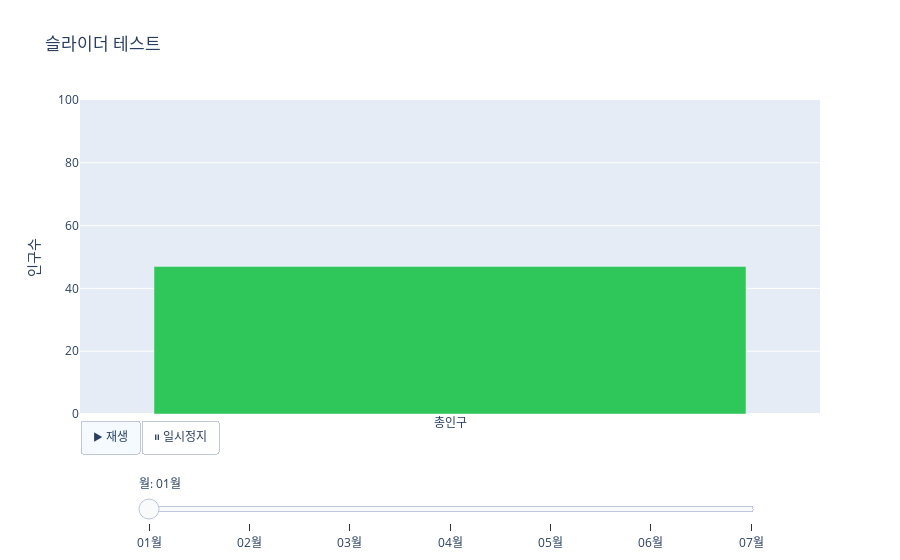

The notebook cell saved with this chart:
### Code cell
# 재생/일시정지 버튼
play_pause = {
    "type":"buttons",
    "direction":'right',
    'x':0.0, 'y': -0.02,'xanchor':"left",'yanchor':'top',
    "buttons":[{
            "label":"▶ 재생",
            "method":"animate",
            "args":[None, {"frame": {"duration": 1000, "redraw": True}, "fromcurrent": True, "transition": {"duration": 200}}]
        },
        {
            "label":"⏸ 일시정지",
            "method":"animate",
            "args":[[None], {"frame": {"duration": 0, "redraw": False}, "mode":"immediate"}]
        }]
}

fig.update_layout(
    updatemenus=[play_pause]
)
fig.show()

### Figure 1 — Plotly figure (JSON) as saved in the notebook; plotly's stock layout.template omitted (floating-point values rounded to 4 significant figures)
{"data": [{"marker": {"color": "#30C75A"}, "name": "총인구", "type": "bar", "visible": true, "x": ["총인구"], "y": [47]}, {"marker": {"color": "#3148C7"}, "name": "남자", "type": "bar", "visible": false, "x": ["남자"], "y": [38]}, {"marker": {"color": "#D63626"}, "name": "여자", "type": "bar", "visible": false, "x": ["여자"], "y": [9]}], "layout": {"sliders": [{"active": 0, "currentvalue": {"prefix": "월: "}, "len": 0.84, "steps": [{"args": [["01월"], {"frame": {"duration": 0, "redraw": true}, "mode": "immediate"}], "label": "01월", "method": "animate"}, {"args": [["02월"], {"frame": {"duration": 0, "redraw": true}, "mode": "immediate"}], "label": "02월", "method": "animate"}, {"args": [["03월"], {"frame": {"duration": 0, "redraw": true}, "mode": "immediate"}], "label": "03월", "method": "animate"}, {"args": [["04월"], {"frame": {"duration": 0, "redraw": true}, "mode": "immediate"}], "label": "04월", "method": "animate"}, {"args": [["05월"], {"frame": {"duration": 0, "redraw": true}, "mode": "immediate"}], "label": "05월", "method": "animate"}, {"args": [["06월"], {"frame": {"duration": 0, "redraw": true}, "mode": "immediate"}], "label": "06월", "method": "animate"}, {"args": [["07월"], {"frame": {"duration": 0, "redraw": true}, "mode": "immediate"}], "label": "07월", "method": "animate"}], "x": 0.08, "y": -0.12}], "title": {"text": "슬라이더 테스트"}, "updatemenus": [{"buttons": [{"args": [null, {"frame": {"duration": 1000, "redraw": true}, "fromcurrent": true, "transition": {"duration": 200}}], "label": "▶ 재생", "method": "animate"}, {"args": [[null], {"frame": {"duration": 0, "redraw": false}, "mode": "immediate"}], "label": "⏸ 일시정지", "method": "animate"}], "direction": "right", "type": "buttons", "x": 0, "xanchor": "left", "y": -0.02, "yanchor": "top"}], "yaxis": {"range": [0, 100], "title": {"text": "인구수"}}}}
